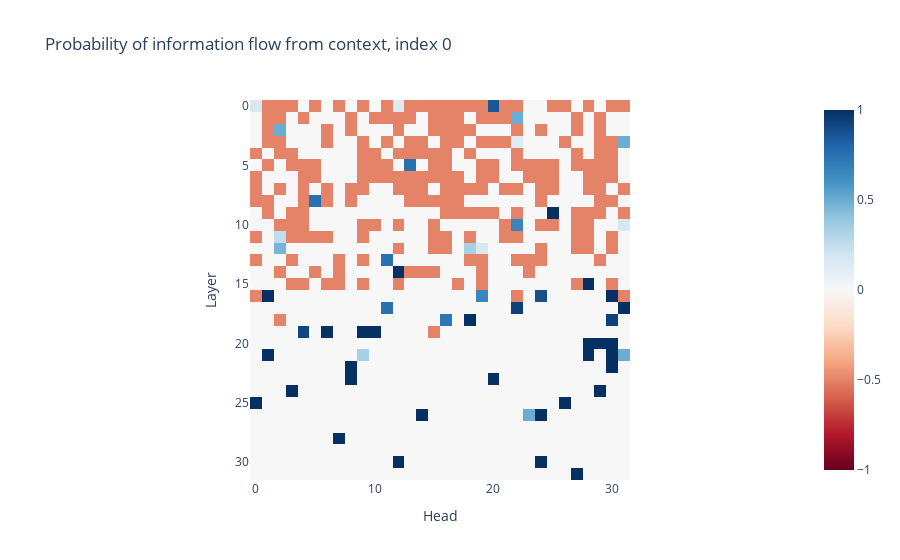

Notebook code for this chart:
### Code cell
imshow(distribution, save=f'/home//StepByStep/InformationFlow/result/{noise_index}/generic_context.html', title=f"Probability of information flow from context, index {noise_index}", labels={"x":"Head", "y":"Layer"})

### Figure 1 — Plotly figure (JSON) as saved in the notebook; plotly's stock layout.template omitted (floating-point values rounded to 4 significant figures; data arrays with more than 128 entries replaced by an {"elided": "..."} marker saying what was removed)
{"data": [{"coloraxis": "coloraxis", "hovertemplate": "Head: %{x}<br>Layer: %{y}<br>color: %{z}<extra></extra>", "name": "0", "type": "heatmap", "xaxis": "x", "yaxis": "y", "z": {"elided": "32x32 float values"}}], "layout": {"coloraxis": {"cmid": 0, "colorscale": [[0, "rgb(103,0,31)"], [0.1, "rgb(178,24,43)"], [0.2, "rgb(214,96,77)"], [0.3, "rgb(244,165,130)"], [0.4, "rgb(253,219,199)"], [0.5, "rgb(247,247,247)"], [0.6, "rgb(209,229,240)"], [0.7, "rgb(146,197,222)"], [0.8, "rgb(67,147,195)"], [0.9, "rgb(33,102,172)"], [1, "rgb(5,48,97)"]]}, "title": {"text": "Probability of information flow from context, index 0"}, "xaxis": {"anchor": "y", "constrain": "domain", "domain": [0, 1], "scaleanchor": "y", "title": {"text": "Head"}}, "yaxis": {"anchor": "x", "autorange": "reversed", "constrain": "domain", "domain": [0, 1], "title": {"text": "Layer"}}}}
